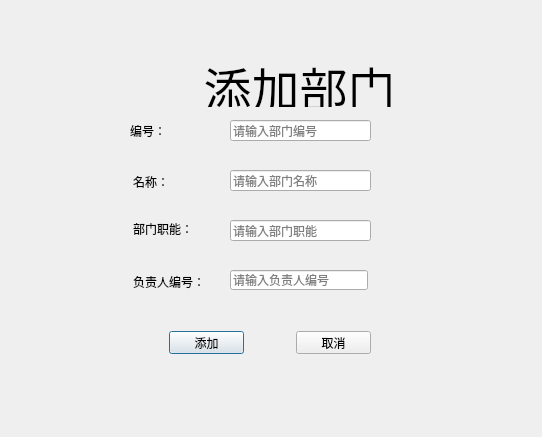
<?xml version="1.0" encoding="UTF-8"?>
<ui version="4.0">
 <class>insertDepartment</class>
 <widget class="QDialog" name="insertDepartment">
  <property name="geometry">
   <rect>
    <x>0</x>
    <y>0</y>
    <width>542</width>
    <height>437</height>
   </rect>
  </property>
  <property name="windowTitle">
   <string>insertDepartment</string>
  </property>
  <widget class="QLabel" name="Title">
   <property name="geometry">
    <rect>
     <x>132</x>
     <y>52</y>
     <width>335</width>
     <height>55</height>
    </rect>
   </property>
   <property name="sizePolicy">
    <sizepolicy hsizetype="Preferred" vsizetype="Minimum">
     <horstretch>0</horstretch>
     <verstretch>0</verstretch>
    </sizepolicy>
   </property>
   <property name="minimumSize">
    <size>
     <width>335</width>
     <height>0</height>
    </size>
   </property>
   <property name="maximumSize">
    <size>
     <width>400</width>
     <height>300</height>
    </size>
   </property>
   <property name="font">
    <font>
     <pointsize>16</pointsize>
    </font>
   </property>
   <property name="text">
    <string>&lt;html&gt;&lt;head/&gt;&lt;body&gt;&lt;p align=&quot;center&quot;&gt;&lt;span style=&quot; font-size:36pt;&quot;&gt;添加部门&lt;/span&gt;&lt;/p&gt;&lt;/body&gt;&lt;/html&gt;</string>
   </property>
   <property name="alignment">
    <set>Qt::AlignCenter</set>
   </property>
  </widget>
  <widget class="QPushButton" name="AddDepartment">
   <property name="geometry">
    <rect>
     <x>169</x>
     <y>331</y>
     <width>75</width>
     <height>23</height>
    </rect>
   </property>
   <property name="text">
    <string>添加</string>
   </property>
  </widget>
  <widget class="QPushButton" name="Cancel">
   <property name="geometry">
    <rect>
     <x>296</x>
     <y>331</y>
     <width>75</width>
     <height>23</height>
    </rect>
   </property>
   <property name="text">
    <string>取消</string>
   </property>
  </widget>
  <widget class="QLineEdit" name="departmentNum">
   <property name="geometry">
    <rect>
     <x>230</x>
     <y>120</y>
     <width>141</width>
     <height>21</height>
    </rect>
   </property>
   <property name="placeholderText">
    <string>请输入部门编号</string>
   </property>
  </widget>
  <widget class="QLabel" name="label_Name">
   <property name="geometry">
    <rect>
     <x>130</x>
     <y>120</y>
     <width>36</width>
     <height>21</height>
    </rect>
   </property>
   <property name="text">
    <string>编号：</string>
   </property>
  </widget>
  <widget class="QLabel" name="label_Password">
   <property name="geometry">
    <rect>
     <x>133</x>
     <y>171</y>
     <width>36</width>
     <height>21</height>
    </rect>
   </property>
   <property name="text">
    <string>名称：</string>
   </property>
  </widget>
  <widget class="QLineEdit" name="departmentName">
   <property name="geometry">
    <rect>
     <x>230</x>
     <y>170</y>
     <width>141</width>
     <height>21</height>
    </rect>
   </property>
   <property name="echoMode">
    <enum>QLineEdit::Normal</enum>
   </property>
   <property name="placeholderText">
    <string>请输入部门名称</string>
   </property>
   <property name="clearButtonEnabled">
    <bool>true</bool>
   </property>
  </widget>
  <widget class="QLabel" name="label_TEL">
   <property name="geometry">
    <rect>
     <x>133</x>
     <y>218</y>
     <width>60</width>
     <height>21</height>
    </rect>
   </property>
   <property name="text">
    <string>部门职能：</string>
   </property>
  </widget>
  <widget class="QLineEdit" name="departmentFunction">
   <property name="geometry">
    <rect>
     <x>230</x>
     <y>220</y>
     <width>141</width>
     <height>21</height>
    </rect>
   </property>
   <property name="placeholderText">
    <string>请输入部门职能</string>
   </property>
  </widget>
  <widget class="QLabel" name="label_Education">
   <property name="geometry">
    <rect>
     <x>133</x>
     <y>274</y>
     <width>72</width>
     <height>16</height>
    </rect>
   </property>
   <property name="text">
    <string>负责人编号：</string>
   </property>
  </widget>
  <widget class="QLineEdit" name="departmentPrincipal">
   <property name="geometry">
    <rect>
     <x>230</x>
     <y>270</y>
     <width>138</width>
     <height>20</height>
    </rect>
   </property>
   <property name="placeholderText">
    <string>请输入负责人编号</string>
   </property>
   <property name="clearButtonEnabled">
    <bool>true</bool>
   </property>
  </widget>
 </widget>
 <layoutdefault spacing="6" margin="11"/>
 <resources/>
 <connections/>
</ui>
